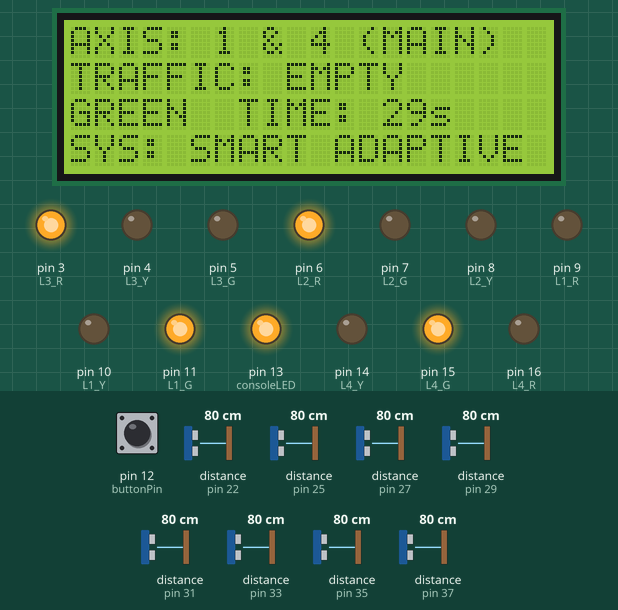
Simulated run of this sketch. Board: Arduino Uno, built with avr-gcc and run on an emulated ATmega328P. Parts: 20×4 character LCD, output pins drawn as LEDs (lit = HIGH). Dashed ring = blinking. The inputs (shaded band) are chosen by the test bench; at power-on: pin 12 (buttonPin) HIGH, distance to the obstacle (sensors on pin 27, pin 33, pin 22, pin 25, pin 29, pin 31, pin 35, pin 37) 80 cm.

Above: at 6.3 s.
6.4 s: pin 12 (buttonPin) pulled LOW for 1 s
At 7.86 s:
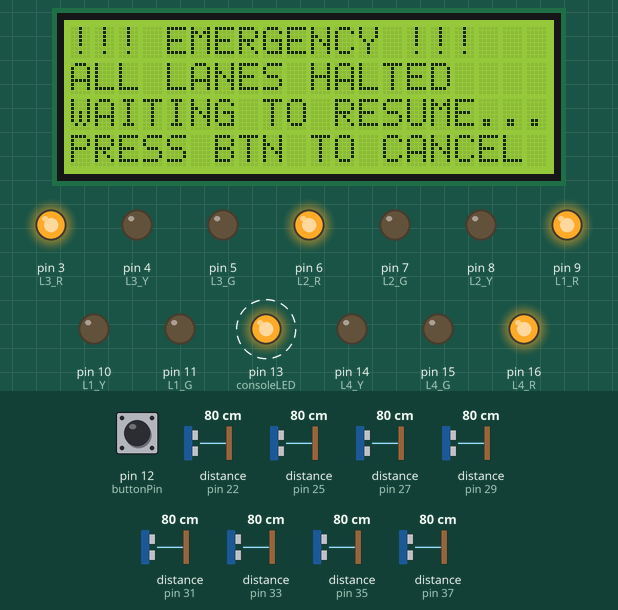
8.0 s: pin 12 (buttonPin) pulled LOW for 0.15 s
At 8.7 s:
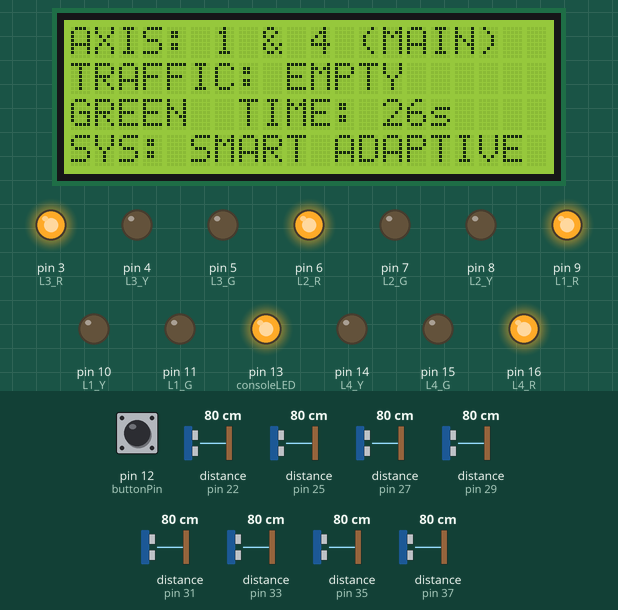
11.1 s: distance to the obstacle (sensor on pin 27) set to 13 cm
12.9 s: distance to the obstacle (sensor on pin 27) set to 10 cm
At 14.2 s:
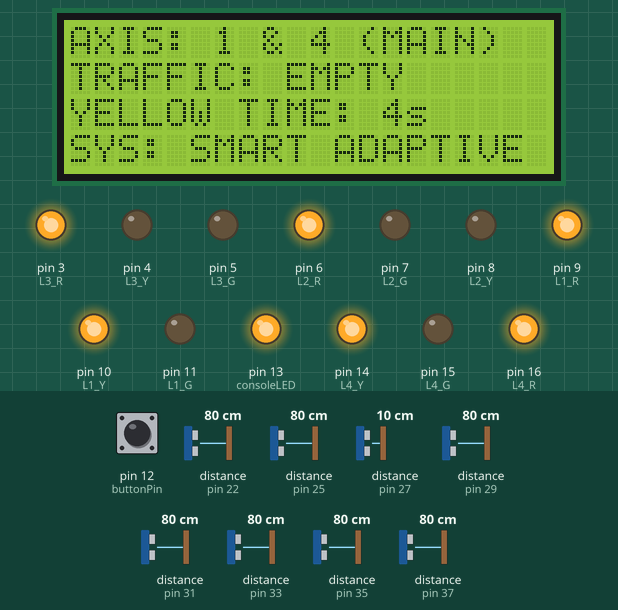
15.9 s: distance to the obstacle (sensor on pin 33) set to 13 cm
18.9 s: distance to the obstacle (sensor on pin 33) set to 10 cm
At 19.9 s:
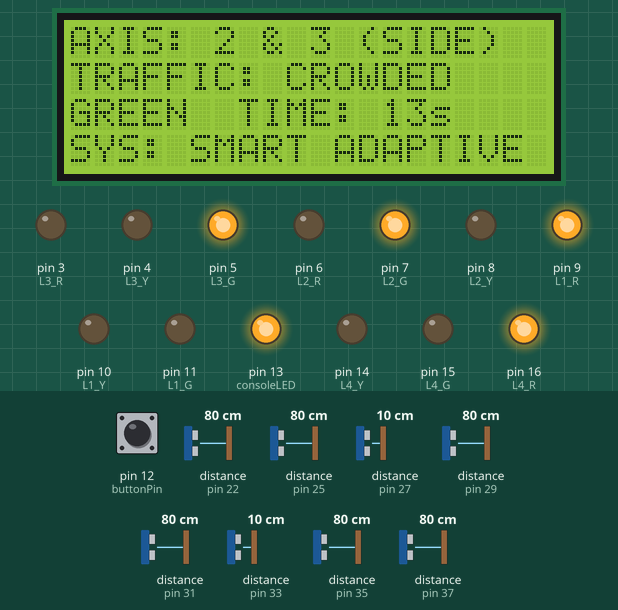
Timing chart, 0 to 34.7 s (numbered marks = the images above; inputs shaded):
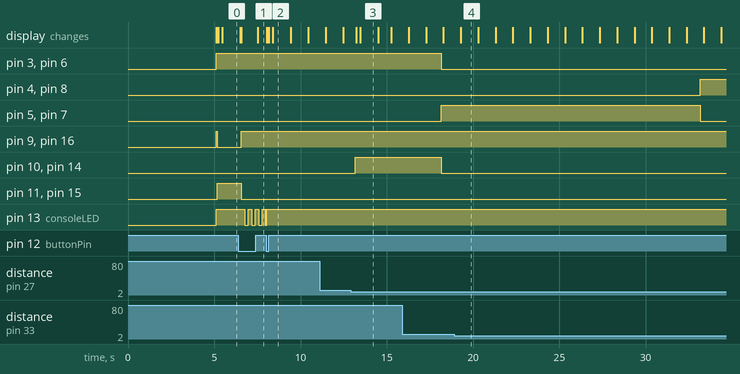

Measured:
- the behaviour switches between 12 and 11 cm on distance to the obstacle (sensor on pin 27) (found by bisection; images 2 and 3)
- the behaviour switches between 12 and 11 cm on distance to the obstacle (sensor on pin 33) (found by bisection; images 3 and 4)
- after the input at 6.4 s, pin 9 (L1_R), pin 16 (L4_R): LOW → HIGH after 0.16 s; pin 11 (L1_G), pin 15 (L4_G): HIGH → LOW after 0.16 s; pin 13 (consoleLED): alternates HIGH for 0.20 s and LOW for 0.20 s, starting after 0.37 s; the display: first differs from a run without the input after 0.16 s (image 1 shows a later state)
- after the input at 8.0 s, the display: first changes after 0.05 s (image 2 shows a later state)
- after the input at 12.9 s, pin 10 (L1_Y), pin 14 (L4_Y): LOW → HIGH after 0.26 s; the display: first changes after 0.33 s (image 3 shows a later state)
- after the input at 18.9 s, the display: changes after 0.38 s (image 4)
- what the display in image 3 shows lasts 1.0 s, from 13.5 s to 14.5 s

The sketch:

code_main.ino
```cpp
#include <Wire.h>
#include <LiquidCrystal_I2C.h>
#include <HCSR04.h>

// --- SENSOR DEFINITIONS ---
// Axis 1 (Top & Bottom)
UltraSonicDistanceSensor L1_Sens1(23, 22);  // Lane 1, Front
UltraSonicDistanceSensor L1_Sens2(24, 25);  // Lane 1, Back
UltraSonicDistanceSensor L4_Sens1(28, 29);  // Lane 4, Front
UltraSonicDistanceSensor L4_Sens2(30, 31);  // Lane 4, Back

// Axis 2 (Left & Right)
UltraSonicDistanceSensor L2_Sens1(36, 37);  // Lane 2, Front
UltraSonicDistanceSensor L2_Sens2(34, 35);  // Lane 2, Back
UltraSonicDistanceSensor L3_Sens1(32, 33);  // Lane 3, Front
UltraSonicDistanceSensor L3_Sens2(26, 27);  // Lane 3, Back

// --- LED PIN DEFINITIONS ---
const int consoleLED = 13;  // Flashes during emergency
const int buttonPin = 12;   // Emergency Push Button (INPUT_PULLUP)

// Lane 1 (Top)
const int L1_G = 11, L1_Y = 10, L1_R = 9;
// Lane 4 (Bottom)
const int L4_G = 15, L4_Y = 14, L4_R = 16;
// Lane 2 (Left)
const int L2_G = 7, L2_Y = 8, L2_R = 6;
// Lane 3 (Right)
const int L3_G = 5, L3_Y = 4, L3_R = 3;

// --- LCD INITIALIZATION ---
LiquidCrystal_I2C lcd(0x27, 20, 4);

// --- TIMING CONSTANTS (in milliseconds) ---
const unsigned long TIME_EMPTY_OSCILLATE = 30000;  // 30s resting Green if no cars
const unsigned long TIME_NORMAL = 15000;           // 15s Green for normal traffic
const unsigned long TIME_CROWDED = 30000;          // 30s Green for heavy traffic
const unsigned long TIME_YELLOW = 5000;            // 5s Yellow transition

// --- DENSITY ENUM ---
enum Density { EMPTY = 0,
               NORMAL = 1,
               CROWDED = 2 };
Density axis1Status = EMPTY;
Density axis2Status = EMPTY;

// --- STATE MACHINE ENUMS ---
enum TrafficState {
  AXIS1_EVAL,
  AXIS1_GREEN,
  AXIS1_YELLOW,
  AXIS2_EVAL,
  AXIS2_GREEN,
  AXIS2_YELLOW
};
TrafficState currentState = AXIS1_EVAL;

// --- GLOBAL VARIABLES ---
unsigned long stateStartTime = 0;
unsigned long currentDuration = 0;
String activeAxisStr = "1 & 4";

// Background Scanning & UI Updates
unsigned long lastSensorRead = 0;
unsigned long lastLcdUpdate = 0;

// Emergency Debouncing
bool emergencyMode = false;
bool lastButtonState = HIGH;
bool buttonState = HIGH;
unsigned long lastDebounceTime = 0;
unsigned long lastFlashTime = 0;
bool flashState = false;

void setup() {
  Serial.begin(115200);

  // Initialize LED Pins
  pinMode(consoleLED, OUTPUT);
  pinMode(L1_G, OUTPUT);
  pinMode(L1_Y, OUTPUT);
  pinMode(L1_R, OUTPUT);
  pinMode(L2_G, OUTPUT);
  pinMode(L2_Y, OUTPUT);
  pinMode(L2_R, OUTPUT);
  pinMode(L3_G, OUTPUT);
  pinMode(L3_Y, OUTPUT);
  pinMode(L3_R, OUTPUT);
  pinMode(L4_G, OUTPUT);
  pinMode(L4_Y, OUTPUT);
  pinMode(L4_R, OUTPUT);

  pinMode(buttonPin, INPUT_PULLUP);
  lcd.init();
  lcd.backlight();

  // --- SPLASH SCREEN ---
  lcd.setCursor(0, 0);
  lcd.print("   Jemimah Asma'u   ");
  lcd.setCursor(0, 1);
  lcd.print("  Kyauta Thompson   ");
  lcd.setCursor(0, 2);
  lcd.print(" Matric: 21CK029344 ");
  // lcd.setCursor(0, 3);
  // lcd.print("  By: Deewansonic   ");
  delay(5000);
  lcd.clear();

  setAllRed();  // Initial safety state
}

void loop() {
  checkEmergencyButton();

  if (emergencyMode) {
    handleEmergencyMode();
  } else {
    digitalWrite(consoleLED, HIGH);  // Solid Green = Normal Auto Mode

    // Read sensors continuously in the background without blocking
    if (millis() - lastSensorRead >= 300) {
      lastSensorRead = millis();
      scanAllLanes();
    }

    manageTrafficLogic();
    updateLCD();
  }
}

// --- CORE SENSOR LOGIC ---
Density getLaneDensity(float frontCm, float backCm) {
  if (frontCm < 0) frontCm = 999;
  if (backCm < 0) backCm = 999;

  if (frontCm < 12.0 && backCm < 12.0) return CROWDED;
  if (frontCm < 12.0 || backCm < 12.0) return NORMAL;
  return EMPTY;
}

void scanAllLanes() {
  Density L1 = getLaneDensity(L1_Sens1.measureDistanceCm(), L1_Sens2.measureDistanceCm());
  Density L4 = getLaneDensity(L4_Sens1.measureDistanceCm(), L4_Sens2.measureDistanceCm());
  axis1Status = max(L1, L4);  // If one is normal and one is crowded, Axis is Crowded

  Density L2 = getLaneDensity(L2_Sens1.measureDistanceCm(), L2_Sens2.measureDistanceCm());
  Density L3 = getLaneDensity(L3_Sens1.measureDistanceCm(), L3_Sens2.measureDistanceCm());
  axis2Status = max(L2, L3);
}

// --- STATE MACHINE LOGIC ---
void manageTrafficLogic() {
  unsigned long elapsed = millis() - stateStartTime;

  switch (currentState) {

    // ======== AXIS 1 (LANE 1 & 4) ========
    case AXIS1_EVAL:
      activeAxisStr = "1 & 4 (MAIN)";
      currentDuration = (axis1Status == CROWDED) ? TIME_CROWDED : (axis1Status == NORMAL) ? TIME_NORMAL
                                                                                          : TIME_EMPTY_OSCILLATE;
      triggerAxis1Green();
      currentState = AXIS1_GREEN;
      break;

    case AXIS1_GREEN:
      // SMART INTERRUPT: If Axis 1 is Empty but a car arrives on Axis 2, skip the wait!
      if (axis1Status == EMPTY && axis2Status > EMPTY) {
        currentDuration = 0;
      }
      if (elapsed >= currentDuration) {
        triggerAxis1Yellow();
        currentState = AXIS1_YELLOW;
      }
      break;

    case AXIS1_YELLOW:
      if (elapsed >= TIME_YELLOW) {
        currentState = AXIS2_EVAL;
      }
      break;

    // ======== AXIS 2 (LANE 2 & 3) ========
    case AXIS2_EVAL:
      activeAxisStr = "2 & 3 (SIDE)";
      currentDuration = (axis2Status == CROWDED) ? TIME_CROWDED : (axis2Status == NORMAL) ? TIME_NORMAL
                                                                                          : TIME_EMPTY_OSCILLATE;
      triggerAxis2Green();
      currentState = AXIS2_GREEN;
      break;

    case AXIS2_GREEN:
      // SMART INTERRUPT: If Axis 2 is Empty but a car arrives on Axis 1, skip the wait!
      if (axis2Status == EMPTY && axis1Status > EMPTY) {
        currentDuration = 0;
      }
      if (elapsed >= currentDuration) {
        triggerAxis2Yellow();
        currentState = AXIS2_YELLOW;
      }
      break;

    case AXIS2_YELLOW:
      if (elapsed >= TIME_YELLOW) {
        currentState = AXIS1_EVAL;
      }
      break;
  }
}

// --- HARDWARE LIGHT SWITCHES ---
void setAllRed() {
  digitalWrite(L1_R, HIGH);
  digitalWrite(L1_Y, LOW);
  digitalWrite(L1_G, LOW);
  digitalWrite(L4_R, HIGH);
  digitalWrite(L4_Y, LOW);
  digitalWrite(L4_G, LOW);
  digitalWrite(L2_R, HIGH);
  digitalWrite(L2_Y, LOW);
  digitalWrite(L2_G, LOW);
  digitalWrite(L3_R, HIGH);
  digitalWrite(L3_Y, LOW);
  digitalWrite(L3_G, LOW);
}

void triggerAxis1Green() {
  setAllRed();  // Make sure everything is Red first
  // Turn Axis 1 Green
  digitalWrite(L1_R, LOW);
  digitalWrite(L1_G, HIGH);
  digitalWrite(L4_R, LOW);
  digitalWrite(L4_G, HIGH);
  stateStartTime = millis();
}

void triggerAxis1Yellow() {
  // Axis 1 Green turns OFF, Yellow turns ON. Axis 2 stays Red.
  digitalWrite(L1_G, LOW);
  digitalWrite(L1_Y, HIGH);
  digitalWrite(L4_G, LOW);
  digitalWrite(L4_Y, HIGH);
  stateStartTime = millis();
}

void triggerAxis2Green() {
  setAllRed();  // Make sure Axis 1 goes back to Red
  // Turn Axis 2 Green
  digitalWrite(L2_R, LOW);
  digitalWrite(L2_G, HIGH);
  digitalWrite(L3_R, LOW);
  digitalWrite(L3_G, HIGH);
  stateStartTime = millis();
}

void triggerAxis2Yellow() {
  // Axis 2 Green turns OFF, Yellow turns ON. Axis 1 stays Red.
  digitalWrite(L2_G, LOW);
  digitalWrite(L2_Y, HIGH);
  digitalWrite(L3_G, LOW);
  digitalWrite(L3_Y, HIGH);
  stateStartTime = millis();
}

// --- LCD UPDATES ---
void updateLCD() {
  if (millis() - lastLcdUpdate >= 250) {
    lastLcdUpdate = millis();

    int timeLeft = 0;
    String modeType = "YELLOW";
    Density currentDisplayStatus = EMPTY;

    if (currentState == AXIS1_GREEN || currentState == AXIS1_EVAL) {
      timeLeft = (currentDuration - (millis() - stateStartTime)) / 1000;
      modeType = "GREEN ";
      currentDisplayStatus = axis1Status;
    } else if (currentState == AXIS2_GREEN || currentState == AXIS2_EVAL) {
      timeLeft = (currentDuration - (millis() - stateStartTime)) / 1000;
      modeType = "GREEN ";
      currentDisplayStatus = axis2Status;
    } else {
      timeLeft = (TIME_YELLOW - (millis() - stateStartTime)) / 1000;
    }

    if (timeLeft < 0) timeLeft = 0;  // Prevent negatives

    String densStr = (currentDisplayStatus == CROWDED) ? "CROWDED" : (currentDisplayStatus == NORMAL) ? "NORMAL "
                                                                                                      : "EMPTY  ";

    lcd.setCursor(0, 0);
    lcd.print("AXIS: ");
    lcd.print(activeAxisStr);
    lcd.print("    ");

    lcd.setCursor(0, 1);
    lcd.print("TRAFFIC: ");
    lcd.print(densStr);
    lcd.print("   ");

    lcd.setCursor(0, 2);
    lcd.print(modeType);
    lcd.print(" TIME: ");
    lcd.print(timeLeft);
    lcd.print("s   ");

    lcd.setCursor(0, 3);
    lcd.print("SYS: SMART ADAPTIVE ");
  }
}

// --- EMERGENCY OVERRIDE ---
void checkEmergencyButton() {
  int reading = digitalRead(buttonPin);
  if (reading != lastButtonState) { lastDebounceTime = millis(); }
  if ((millis() - lastDebounceTime) > 50) {
    if (reading != buttonState) {
      buttonState = reading;
      if (buttonState == LOW) {
        emergencyMode = !emergencyMode;
        if (emergencyMode) {
          setAllRed();
          lcd.clear();
        } else {
          lcd.clear();
        }
      }
    }
  }
  lastButtonState = reading;
}

void handleEmergencyMode() {
  if (millis() - lastFlashTime >= 200) {
    lastFlashTime = millis();
    flashState = !flashState;
    digitalWrite(consoleLED, flashState ? HIGH : LOW);
  }
  if (millis() - lastLcdUpdate >= 1000) {
    lastLcdUpdate = millis();
    lcd.setCursor(0, 0);
    lcd.print("!!! EMERGENCY !!!   ");
    lcd.setCursor(0, 1);
    lcd.print("ALL LANES HALTED    ");
    lcd.setCursor(0, 2);
    lcd.print("WAITING TO RESUME...");
    lcd.setCursor(0, 3);
    lcd.print("PRESS BTN TO CANCEL ");
  }
}
```
